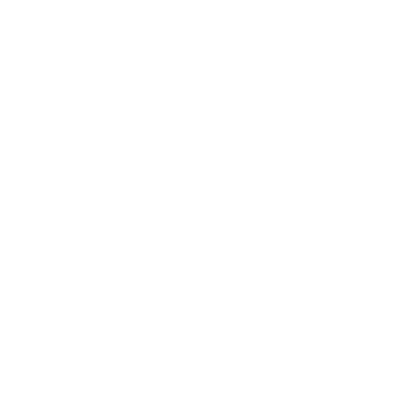
Frame 1 (no input)
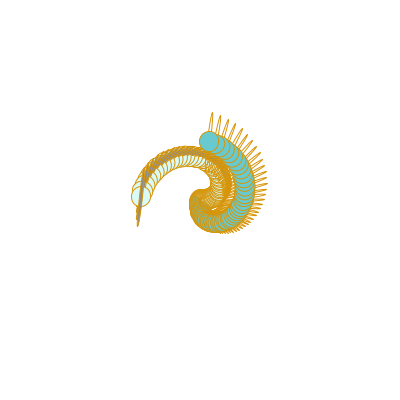
Frame 60 (the mouse pressed at the canvas centre just before this capture)
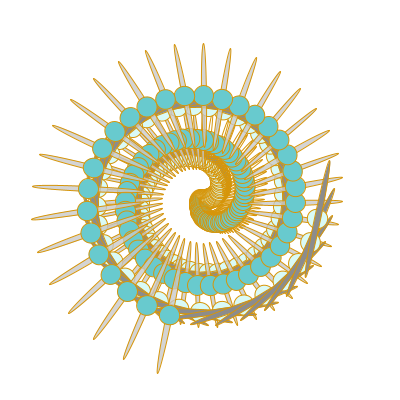
Frame 120 (the mouse held since frame 60 and released just before this capture)

The Processing sketch that drew these frames (run headless with seeded random() and noise(); from frame 60 on, the mouse is pressed at the canvas centre):

// Processing sketch: processing_1572
// ── processing_1572.pde

float a = 0;
float b = 0;

void setup() {
  size(400, 400);
  background(255);
  smooth();
  frameRate(20);
}

void draw() {
  translate(width/2, height/2);
  rotate(radians(a * b));
  stroke(214, 149, 9);
  fill(217, 250, 246);
  ellipse(a, b, a/b, a/b);
  fill(mouseX, mouseY, mouseX, mouseY);
  ellipse(b, a, b, a);
  fill(104, 202, 206);
  ellipse(b, a, a/b, a/b);
  fill(140);
  ellipse(a, b, b, a);
  a += 1;
  b -= 0.05;
  if (a > width/2) {
    a = random(width);
    a = -a;
    b = a / b;
  }
 if (b > height/2) {
   a = 0;
   b = a / b;
 }
}
